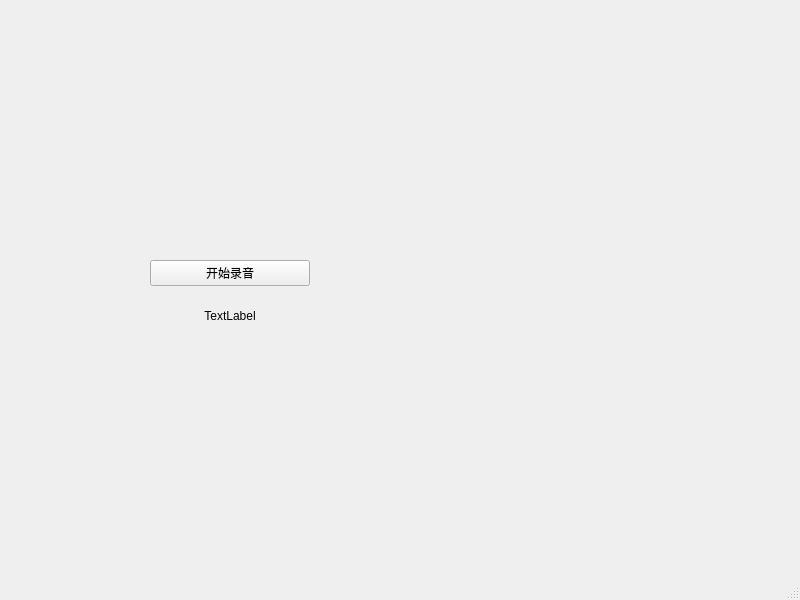
<?xml version="1.0" encoding="UTF-8"?>
<ui version="4.0">
 <class>MainWindow</class>
 <widget class="QMainWindow" name="MainWindow">
  <property name="geometry">
   <rect>
    <x>0</x>
    <y>0</y>
    <width>800</width>
    <height>600</height>
   </rect>
  </property>
  <property name="windowTitle">
   <string>MainWindow</string>
  </property>
  <widget class="QWidget" name="centralwidget">
   <widget class="QWidget" name="verticalLayoutWidget">
    <property name="geometry">
     <rect>
      <x>150</x>
      <y>260</y>
      <width>160</width>
      <height>80</height>
     </rect>
    </property>
    <layout class="QVBoxLayout" name="verticalLayout">
     <item>
      <widget class="QPushButton" name="pushButton">
       <property name="text">
        <string>开始录音</string>
       </property>
      </widget>
     </item>
     <item>
      <widget class="QLabel" name="time">
       <property name="text">
        <string>TextLabel</string>
       </property>
       <property name="alignment">
        <set>Qt::AlignCenter</set>
       </property>
      </widget>
     </item>
    </layout>
   </widget>
  </widget>
  <widget class="QMenuBar" name="menubar">
   <property name="geometry">
    <rect>
     <x>0</x>
     <y>0</y>
     <width>800</width>
     <height>26</height>
    </rect>
   </property>
  </widget>
  <widget class="QStatusBar" name="statusbar"/>
 </widget>
 <resources/>
 <connections/>
</ui>
